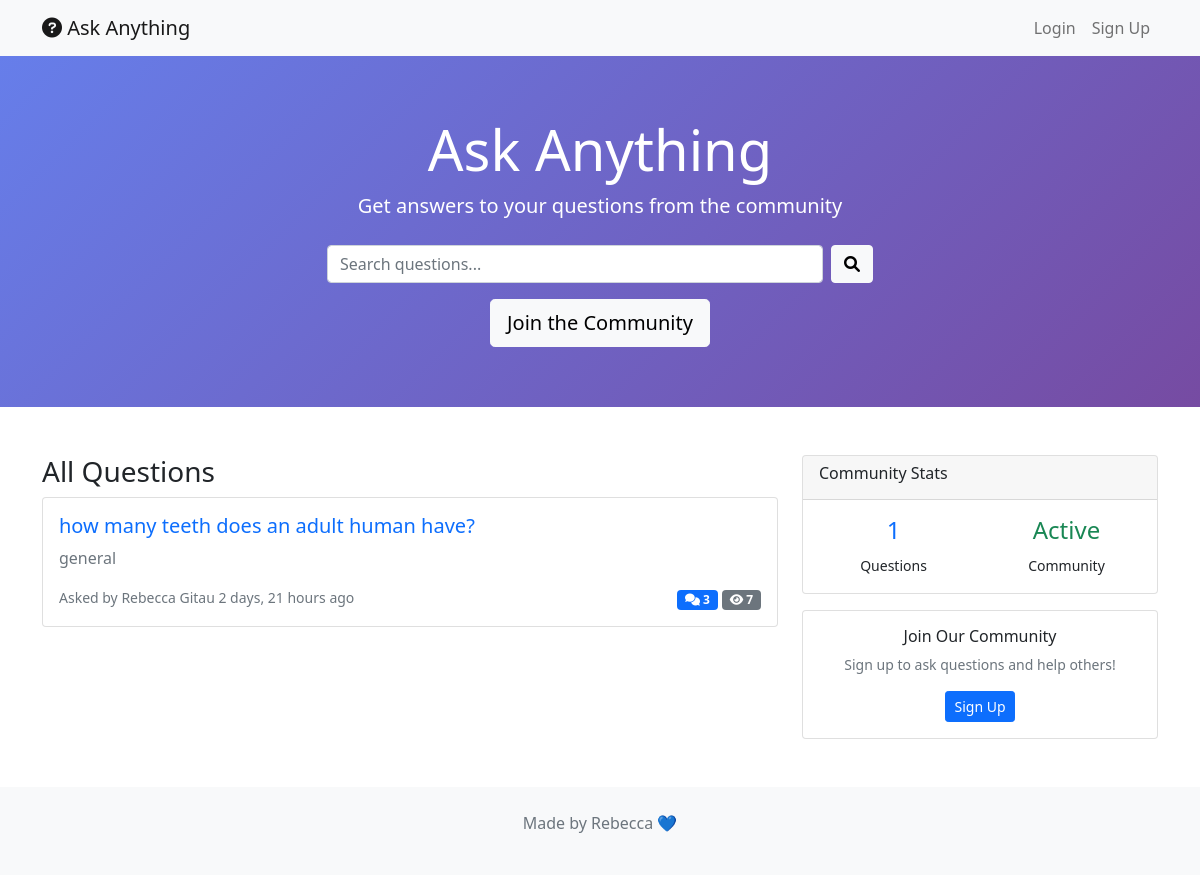
/myapp/, run on an earlier commit of the app's database.
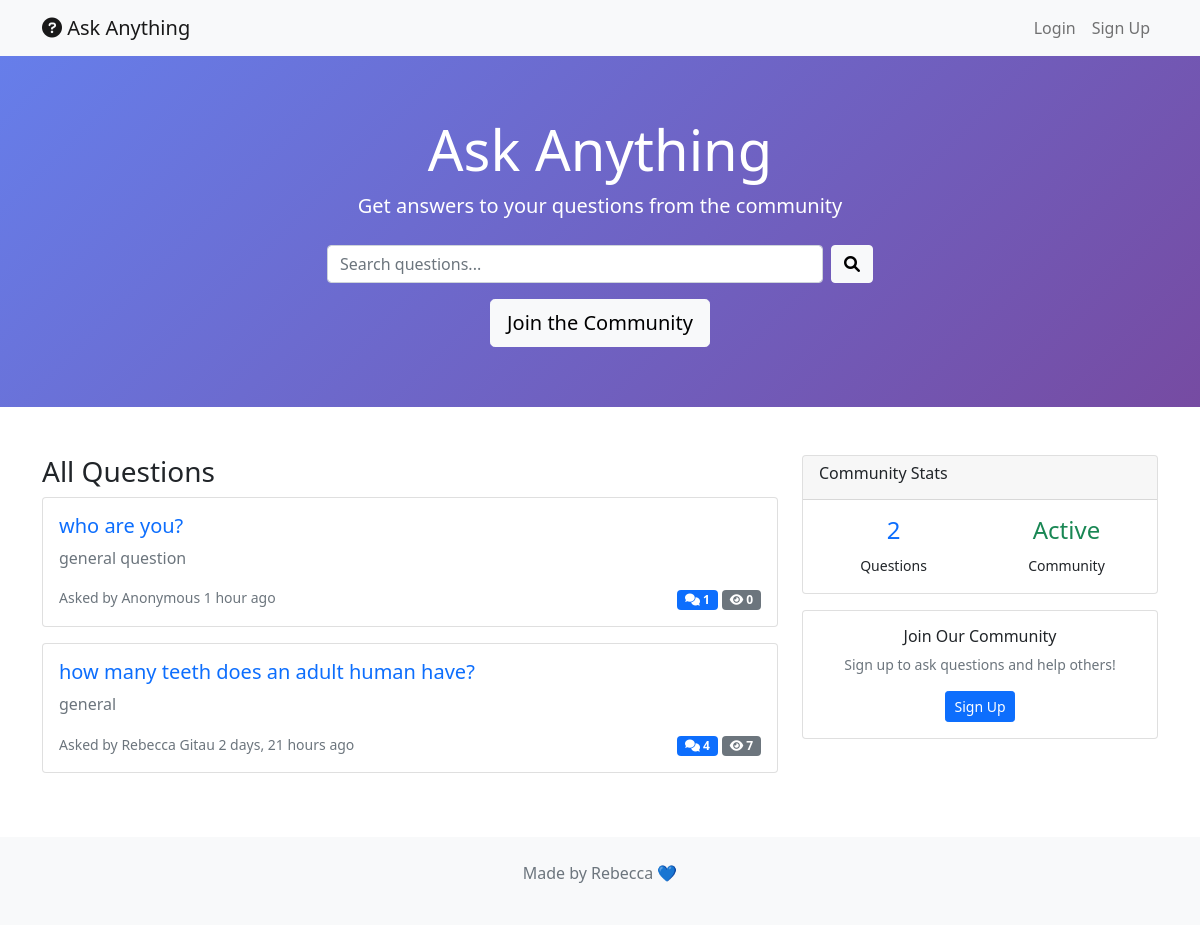
And on a later commit of the database.
### myapp/models.py (models this page shows, shortened)
class Question(models.Model):
    title = models.CharField(max_length=200)
    content = models.TextField()
    author = models.ForeignKey(User, on_delete=models.CASCADE, related_name='questions')
    created_at = models.DateTimeField(auto_now_add=True)
    updated_at = models.DateTimeField(auto_now=True)
    is_anonymous = models.BooleanField(default=False)
    views = models.PositiveIntegerField(default=0)
    class Meta:
        ordering = ['-created_at']
    def get_answer_count(self):
        return self.answers.count()

### accounts/models.py (models this page shows, shortened)
class CustomUser(AbstractUser):
    email = models.EmailField(unique=True)
    first_name = models.CharField(max_length=30)
    last_name = models.CharField(max_length=30)
    bio = models.TextField(max_length=500, blank=True)
    profile_picture = models.ImageField(upload_to='profiles/', blank=True, null=True)
    date_joined = models.DateTimeField(auto_now_add=True)
    is_verified = models.BooleanField(default=False)
    USERNAME_FIELD = 'username'
    REQUIRED_FIELDS = ['email', 'first_name', 'last_name']

### myapp/views.py (the view)
# urls.py: 2. Add a URL to urlpatterns:  path('', views.home, name='home')
def home(request):
    questions = Question.objects.all()
    search_query = request.GET.get('search', '')
    if search_query:
        questions = questions.filter(
            Q(title__icontains=search_query) |
            Q(content__icontains=search_query)
        )
    context = {
        'questions': questions,
        'search_query': search_query,
    }
    return render(request, 'myapp/home.html', context)

### myapp/templates/myapp/home.html (shortened to what this page needs)
<!DOCTYPE html>
<html lang="en">
<head>
    <link href="https://cdn.jsdelivr.net/npm/bootstrap@5.1.3/dist/css/bootstrap.min.css" rel="stylesheet">
    <link href="https://cdnjs.cloudflare.com/ajax/libs/font-awesome/6.0.0/css/all.min.css" rel="stylesheet">
</head>
<body>
    <nav class="navbar navbar-expand-lg navbar-light bg-light">
        <div class="container">
            <a class="navbar-brand" href="{% url 'myapp:home' %}">
                <i class="fas fa-question-circle"></i> Ask Anything
            </a>
            <div class="navbar-nav ms-auto">
                {% if user.is_authenticated %}
                    <a class="nav-link" href="{% url 'myapp:ask_question' %}">
                        <i class="fas fa-plus"></i> Ask Question
                    </a>
                    <a class="nav-link" href="{% url 'myapp:my_questions' %}">My Questions</a>
                    <a class="nav-link" href="{% url 'myapp:my_answers' %}">My Answers</a>
                    <a class="nav-link" href="{% url 'accounts:profile' %}">
                        <i class="fas fa-user"></i> {{ user.first_name }}
                    </a>
                    <a class="nav-link" href="{% url 'accounts:logout' %}">Logout</a>
                {% else %}
                    <a class="nav-link" href="{% url 'accounts:login' %}">Login</a>
                    <a class="nav-link" href="{% url 'accounts:signup' %}">Sign Up</a>
                {% endif %}
            </div>
        </div>
    </nav>
    <div class="hero-section">
        <div class="container text-center">
            <h1 class="display-4">Ask Anything</h1>
            <p class="lead">Get answers to your questions from the community</p>
            <div class="row justify-content-center mt-4">
                <div class="col-md-6">
                    <form method="GET" class="d-flex">
                        <input type="text" name="search" class="form-control me-2"
                               placeholder="Search questions..." value="{{ search_query }}">
                        <button class="btn btn-light" type="submit">
                            <i class="fas fa-search"></i>
                        </button>
                    </form>
                </div>
            </div>
            {% if user.is_authenticated %}
                <div class="mt-3">
                    <a href="{% url 'myapp:ask_question' %}" class="btn btn-light btn-lg">
                        <i class="fas fa-plus"></i> Ask a Question
                    </a>
                </div>
            {% else %}
                <div class="mt-3">
                    <a href="{% url 'accounts:signup' %}" class="btn btn-light btn-lg">
                        Join the Community
                    </a>
                </div>
            {% endif %}
        </div>
    </div>
    <div class="container mt-5">
        <div class="row">
            <div class="col-md-8">
                <h3>
                    {% if search_query %}
                        Search Results for "{{ search_query }}"
                    {% else %}
                        All Questions
                    {% endif %}
                </h3>
                {% if questions %}
                    {% for question in questions %}
                        <div class="card question-card mb-3">
                            <div class="card-body">
                                <h5 class="card-title">
                                    <a href="{% url 'myapp:question_detail' question.pk %}" class="text-decoration-none">
                                        {{ question.title }}
                                    </a>
                                </h5>
                                <p class="card-text text-muted">
                                    {{ question.content|truncatewords:20 }}
                                </p>
                                <div class="d-flex justify-content-between align-items-center">
                                    <small class="text-muted">
                                        Asked by
                                        {% if question.is_anonymous %}
                                            Anonymous
                                        {% else %}
                                            {{ question.author.first_name }} {{ question.author.last_name }}
                                        {% endif %}
                                        {{ question.created_at|timesince }} ago
                                    </small>
                                    <div>
                                        <span class="badge bg-primary">
                                            <i class="fas fa-comments"></i> {{ question.get_answer_count }}
                                        </span>
                                        <span class="badge bg-secondary">
                                            <i class="fas fa-eye"></i> {{ question.views }}
                                        </span>
                                    </div>
                                </div>
                            </div>
                        </div>
                    {% endfor %}
                {% endif %}
            </div>
            <div class="col-md-4">
                <div class="card">
                    <div class="card-header">
                        <h6>Community Stats</h6>
                    </div>
                    <div class="card-body">
                        <div class="row text-center">
                            <div class="col-6">
                                <h4 class="text-primary">{{ questions|length }}</h4>
                                <small>Questions</small>
                            </div>
                            <div class="col-6">
                                <h4 class="text-success">Active</h4>
                                <small>Community</small>
                            </div>
                        </div>
                    </div>
                </div>
                {% if not user.is_authenticated %}
                    <div class="card mt-3">
                        <div class="card-body text-center">
                            <h6>Join Our Community</h6>
                            <p class="small text-muted">Sign up to ask questions and help others!</p>
                            <a href="{% url 'accounts:signup' %}" class="btn btn-primary btn-sm">Sign Up</a>
                        </div>
                    </div>
                {% endif %}
            </div>
        </div>
    </div>
    <footer class="bg-light mt-5 py-4">
        <div class="container text-center">
            <p class="text-muted">Made by Rebecca 💙</p>
        </div>
    </footer>
</body>
</html>

### myapp/templates/myapp/home.html (style rules this page uses)
.question-card { transition: transform 0.2s; }
.hero-section { background: linear-gradient(135deg, #667eea 0%, #764ba2 100%); color: white; padding: 60px 0; }

What changed in the data, as far as the page shows it:
added Question: title "who are you?", content "general question", is_anonymous "Anonymous", created_at "1 hour", get_answer_count "1", views "0"
computed for Question "how many teeth does an adult human have?": get_answer_count "3" → "4"
Also different on the page:
{{ questions|length }}: "1" → "2"
